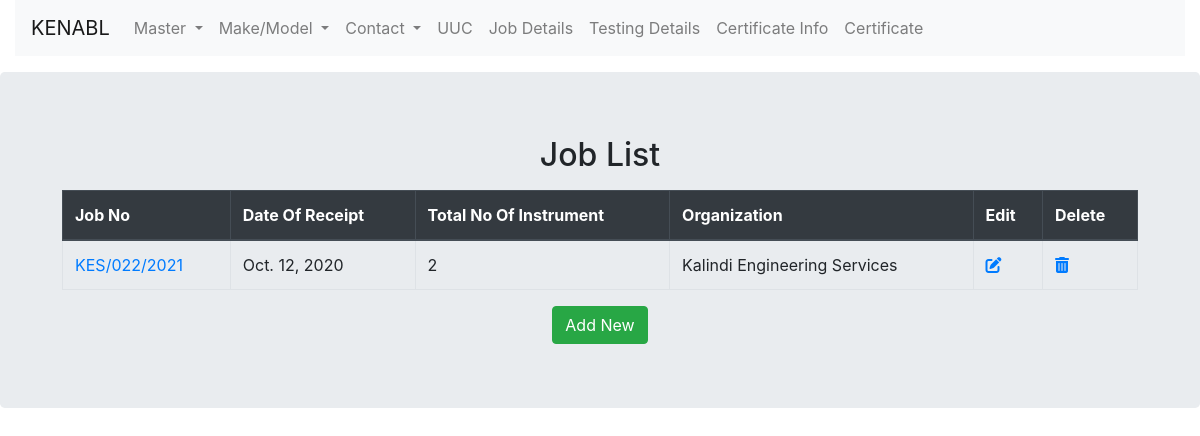
/job_info/joblist/, run on the app's committed database.
### job_info/models.py (models this page shows, shortened)
class JobInfo(models.Model):
    job_no = models.CharField(max_length=200)
    dt_receipt = models.DateField()
    total_inst = models.IntegerField()
    location = models.ForeignKey('location.Location',on_delete=models.CASCADE)
    party_name = models.ForeignKey('contact.organization',related_name='%(class)s_party_name',on_delete=models.CASCADE)
    gatepass = models.CharField(max_length=200)

### contact/models.py (models this page shows)
class organization(models.Model):
    name = models.CharField(max_length=256)
    website = models.URLField(max_length=256, null=True, blank=True)
    email = models.EmailField(max_length=256, null=True, blank=True)
    address = models.TextField(null=True, blank=True)
    phone_1 = models.CharField(max_length=256)
    industry = models.ForeignKey('industry', on_delete=models.CASCADE, null=True, blank=True)
    notes = models.TextField(null=True, blank=True)
    country = models.ForeignKey('country', on_delete=models.CASCADE, null=True, blank=True)
    state = models.ForeignKey('state', on_delete=models.CASCADE, null=True, blank=True)
    city = models.ForeignKey('city', on_delete=models.CASCADE, null=True, blank=True)
    def __str__(self):
        return self.name

### job_info/views.py (the view)
# urls.py: path('joblist/', views.JobListView.as_view(),name='job_list'),
class JobListView(ListView):
    context_object_name = 'job_list'
    model = JobInfo
    template_name = 'job_info/job_list.html'

### job_info/templates/job_info/job_list.html (shortened to what this page needs)
{% extends "masterinstrument/base.html"%}
{% block content %}
<div class="jumbotron">
  <div class="container">
    <div>
          <h2 style="text-align:center;">Job List</h2>
    </div>
    <div class="container">
      <table class="table table-bordered">
        <thead class="thead-dark">
      <tr>
        <th scope="col">Job No</th>
        <th scope="col">Date Of Receipt</th>
        <th scope="col">Total No Of Instrument</th>
        <th scope="col">Organization</th>
        <th scope="col">Edit</th>
        <th scope="col">Delete</th>
      </tr>
    </thead>
	{% for job in job_list %}
  <tbody>
    <tr>
      <td><a href="{% url 'detailjob' pk=job.pk %}">{{job.job_no}}</a></td>
      <td>{{job.dt_receipt}}</td>
      <td>{{job.total_inst}}</td>
      <td>{{job.party_name}}</td>
      <td><a href="{% url 'updatejob' pk=job.pk %}"><i class="fas fa-edit"></a></i></td>
      <td><a href="{% url 'deletejob' pk=job.pk %}"><i class="fas fa-trash-alt"></a></i></td>
    </tr>
  </tbody>
	{% endfor %}
</table>
    <div class="text-center">
      <a class='btn btn-success' href="{% url 'createjob' %}">Add New</a>
    </div>
  </div>
</div>
</div>
{% endblock %}

### data on the page
JobInfo: job_no "KES/022/2021", dt_receipt "Oct. 12, 2020", total_inst "2", party_name "Kalindi Engineering Services"
